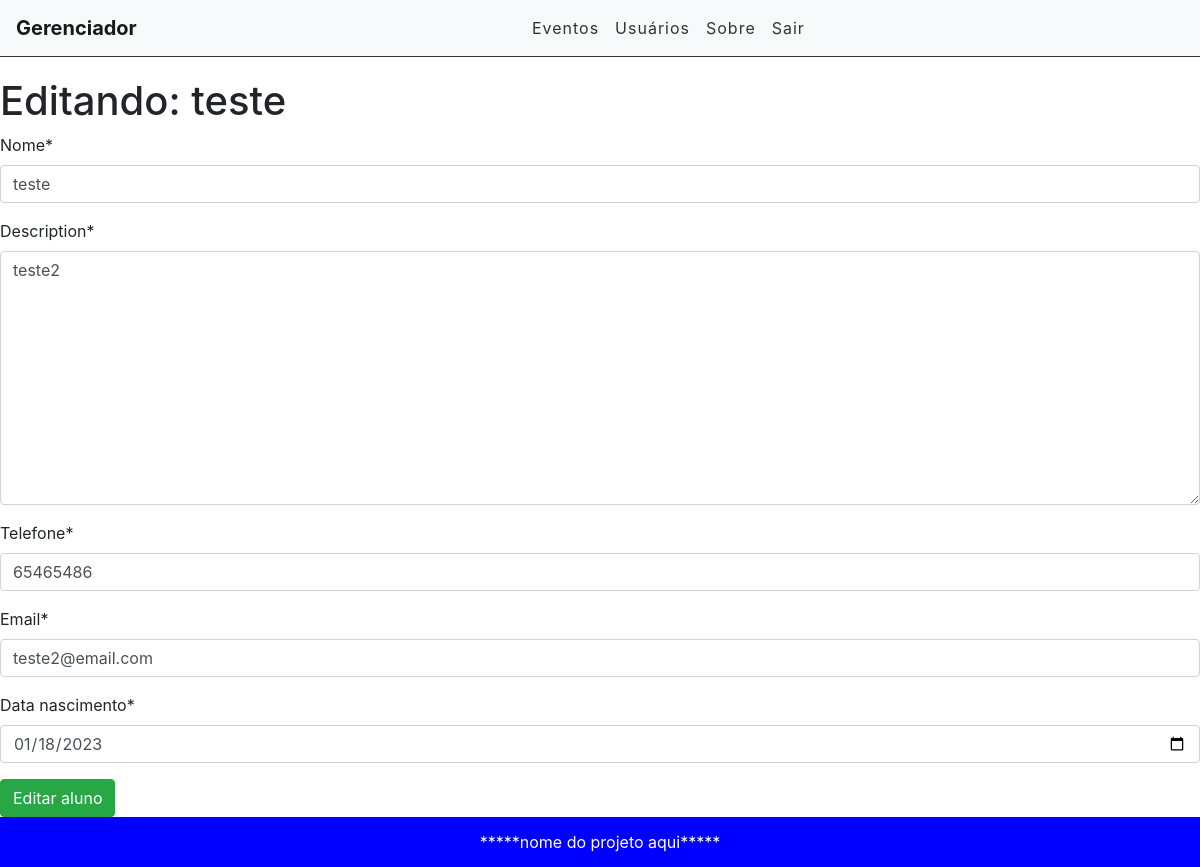
Screenshot of /edit/4 (signed in) with the database file from the repository.
### main/models.py (models this page shows, shortened)
class Aluno(models.Model):
    STATUS = (
        ('ativo','Ativo'),
        ('inativo', 'Inativo'),
    )
    nome = models.CharField(max_length=255)
    telefone = models.IntegerField()
    email = models.EmailField()
    data_nascimento = models.DateField(null=True)
    description = models.TextField()
    status = models.CharField(max_length=8, choices=STATUS)
    created_at = models.DateTimeField(auto_now_add=True) #boas praticas
    updated_at = models.DateTimeField(auto_now=True) #boas praticas
    user = models.ForeignKey(get_user_model(), on_delete=models.CASCADE)

### main/views.py (the view)
# urls.py: path('edit/<int:id>', views.editAluno, name="edit-aluno"),
@login_required
def editAluno(request, id):
    aluno = get_object_or_404(Aluno, pk=id)
    form = AlunoForm(instance=aluno)
    if(request.method == 'POST'):
        form = AlunoForm(request.POST, instance=aluno)
        if(form.is_valid()):
            aluno.save()
            return redirect('/')
        else:
            return render(request, 'main/edit_aluno.html', {'form': form, 'aluno': aluno})
    else:
        return render(request, 'main/edit_aluno.html', {'form': form, 'aluno': aluno})

### main/forms.py
class AlunoForm(forms.ModelForm):
    data_nascimento = forms.DateField(
        widget=forms.TextInput(
            attrs={"type":"date"}
        )
    )
    class Meta:
        model = Aluno
        fields = ('nome', 'description', 'telefone', 'email', 'data_nascimento')

### main/templates/main/edit_aluno.html (shortened to what this page needs)
{% extends 'base.html' %}
{% load crispy_forms_tags %}
{% block content %}
<div class>
    <h1>Editando: {{aluno.nome}}</h1>
    <form method="POST">
        {{ form|crispy }}
        <input type="submit" class="btn btn-success" value="Editar aluno">
    </form>
</div>
{% endblock %}

### rows the page displays
Aluno: nome "teste", description "teste2", telefone "65465486", email "teste2@email.com", data_nascimento "01/18/2023"
